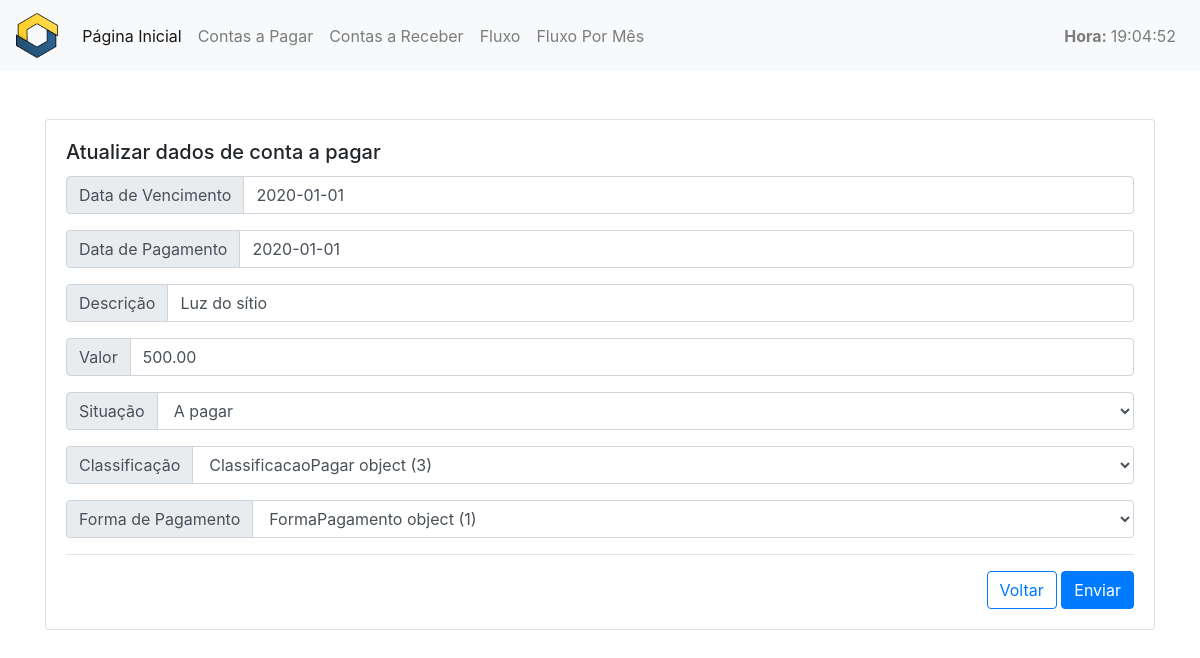
The page /contaspagar/18 on the database as committed earlier.
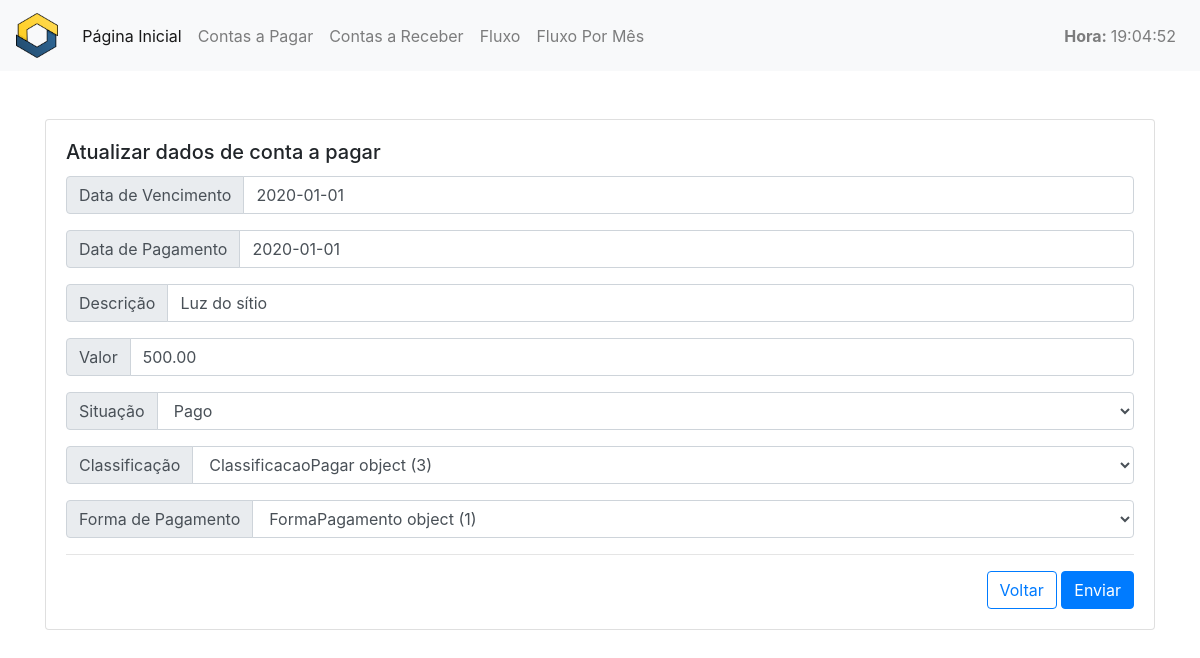
The same page on the database as committed later.
### controlefinanceiro/models.py (models this page shows)
class ContasPagar(models.Model):
    PAGO = 'Pago'
    PAGAR = 'A pagar'
    situacao_pagar_choices = [
        (PAGO, 'Pago'),
        (PAGAR, 'A pagar'),
    ]
    data_vencimento = models.DateField(
        null=False,
        default='2020-01-01'
    )
    data_pagamento = models.DateField(
        null=False,
        default='2020-01-01'
    )
    valor = models.DecimalField(
        max_digits=8,
        decimal_places=2,
        null=False,
        blank=False
    )
    descricao = models.CharField(
        max_length=255,
        null=False,
        blank=False,
    )
    situacao = models.CharField(
        max_length=10,
        choices=situacao_pagar_choices,
        default=PAGAR,
    )
    classificacoes = models.ForeignKey(
        ClassificacaoPagar, on_delete=models.CASCADE,
        default=3
    )
    formaspagamento = models.ForeignKey(
        FormaPagamento, on_delete=models.CASCADE,
        default=1
    )
    objetos = models.Manager()

### website/views.py (the view)
# urls.py: path('contaspagar/<pk>', ContasPagarUpdateView.as_view(), name="atualiza_contas_pagar"),
class ContasPagarUpdateView(UpdateView):
    template_name = "website/contaspagar/atualizacontaspagar.html"
    model = ContasPagar
    fields = '__all__'
    context_objetc_name = "contaspagar"
    success_url = reverse_lazy("website:lista_contas_pagar")

### website/templatetags/tempoatual.py (called while the page is built)
@register.simple_tag
def tempoatual():
    return datetime.datetime.now().strftime('%H:%M:%S')

### website/templates/website/contaspagar/atualizacontaspagar.html (shortened to what this page needs)
{% extends "website/_layouts/base.html" %}
{% load widget_tweaks %}
{% block conteudo %}
<div class="container mt-5">
  <div class="row">
    <div class="col-lg-12 col-md-12 col-sm-12 col-xs-12">
      <div class="card">
        <div class="card-body">
          <h5 class="card-title">Atualizar dados de conta a pagar</h5>
          <form method="post">
            <div class="input-group mb-3">
              <div class="input-group-prepend">
                <span class="input-group-text">Data de Vencimento</span>
              </div>
              {% render_field form.data_vencimento class+="form-control" %}
            </div>
            <div class="input-group mb-3">
              <div class="input-group-prepend">
                <span class="input-group-text">Data de Pagamento</span>
              </div>
              {% render_field form.data_pagamento class+="form-control" %}
            </div>
            <div class="input-group mb-3">
              <div class="input-group-prepend">
                <span class="input-group-text">Descrição</span>
              </div>
              {% render_field form.descricao class+="form-control" %}
            </div>
             <div class="input-group mb-3">
              <div class="input-group-prepend">
                <span class="input-group-text">Valor</span>
              </div>
              {% render_field form.valor class+="form-control" %}
            </div>
            <div class="input-group mb-3">
              <div class="input-group-prepend">
                <span class="input-group-text">Situação</span>
              </div>
              {% render_field form.situacao class+="form-control" %}
            </div>
            <div class="input-group mb-3">
              <div class="input-group-prepend">
                <span class="input-group-text">Classificação</span>
              </div>
              {% render_field form.classificacoes class+="form-control" %}
            </div>
            <div class="input-group mb-3">
              <div class="input-group-prepend">
                <span class="input-group-text">Forma de Pagamento</span>
              </div>
              {% render_field form.formaspagamento class+="form-control" %}
            </div>
            <hr />
            <div class="text-right">
              <a href="{% url 'website:lista_contas_pagar' %}" class="btn btn-outline-primary">Voltar</a>
              <button class="btn btn-primary">Enviar</button>
            </div>
          </form>
        </div>
      </div>
    </div>
  </div>
</div>
{% endblock %}

Rows that differ between the two databases and show on the page:
changed ContasPagar "Luz do sítio": situacao "A pagar" → "Pago"
